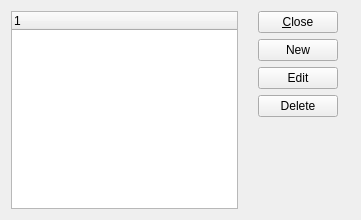
<?xml version="1.0" encoding="UTF-8"?>
<ui version="4.0">
 <comment>This file is part of the xTuple ERP: PostBooks Edition, a free and
open source Enterprise Resource Planning software suite,
Copyright (c) 1999-2014 by OpenMFG LLC, d/b/a xTuple.
It is licensed to you under the Common Public Attribution License
version 1.0, the full text of which (including xTuple-specific Exhibits)
is available at www.xtuple.com/CPAL.  By using this software, you agree
to be bound by its terms.</comment>
 <class>printers</class>
 <widget class="QWidget" name="Printers">
  <property name="geometry">
   <rect>
    <x>0</x>
    <y>0</y>
    <width>361</width>
    <height>220</height>
   </rect>
  </property>
  <property name="windowTitle">
   <string>printers</string>
  </property>
  <layout class="QGridLayout" name="gridLayout">
   <item row="1" column="1">
    <layout class="QHBoxLayout" name="horizontalLayout_2">
     <item>
      <layout class="QVBoxLayout" name="verticalLayout">
       <property name="leftMargin">
        <number>14</number>
       </property>
       <property name="rightMargin">
        <number>12</number>
       </property>
       <item>
        <widget class="QPushButton" name="_close">
         <property name="text">
          <string>&amp;Close</string>
         </property>
        </widget>
       </item>
       <item>
        <widget class="QPushButton" name="_newBtn">
         <property name="text">
          <string>New</string>
         </property>
        </widget>
       </item>
       <item>
        <widget class="QPushButton" name="_editBtn">
         <property name="text">
          <string>Edit</string>
         </property>
        </widget>
       </item>
       <item>
        <widget class="QPushButton" name="_deleteBtn">
         <property name="text">
          <string>Delete</string>
         </property>
        </widget>
       </item>
       <item>
        <spacer name="verticalSpacer">
         <property name="orientation">
          <enum>Qt::Vertical</enum>
         </property>
         <property name="sizeHint" stdset="0">
          <size>
           <width>20</width>
           <height>40</height>
          </size>
         </property>
        </spacer>
       </item>
      </layout>
     </item>
    </layout>
   </item>
   <item row="1" column="0">
    <widget class="XTreeWidget" name="_printers"/>
   </item>
  </layout>
 </widget>
 <customwidgets>
  <customwidget>
   <class>XTreeWidget</class>
   <extends>QTreeWidget</extends>
   <header>xtreewidget.h</header>
  </customwidget>
 </customwidgets>
 <tabstops>
  <tabstop>_close</tabstop>
 </tabstops>
 <resources/>
 <connections/>
</ui>
